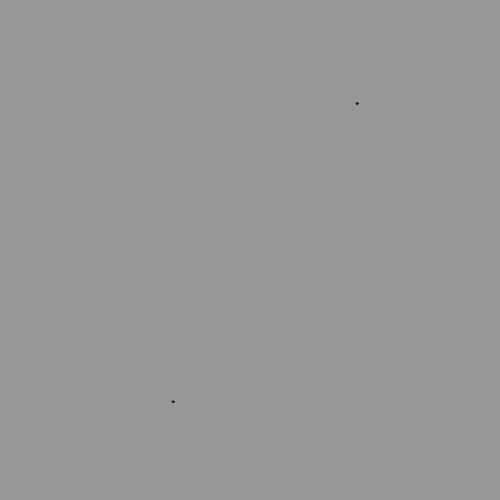
Frame 1 (no input)
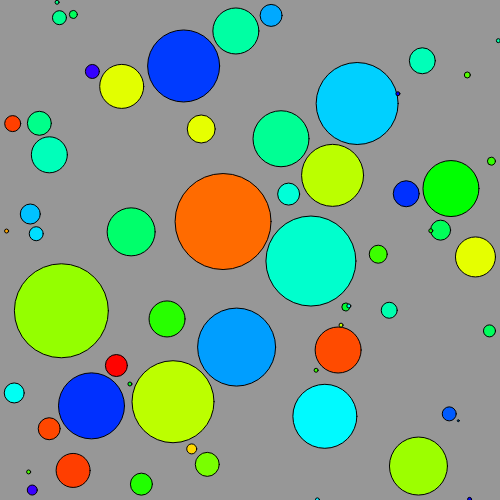
Frame 60 (no input)
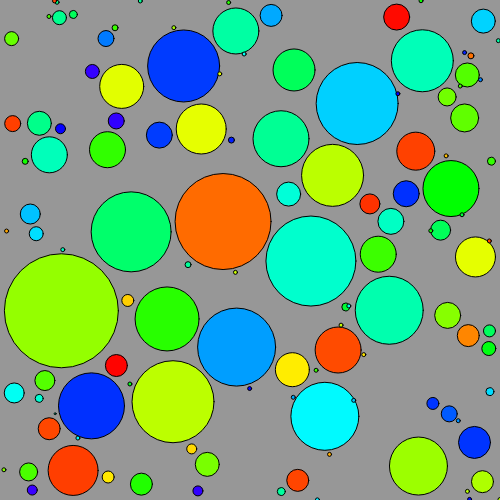
Frame 120 (the mouse pressed at the canvas centre since frame 60)

The p5.js sketch that drew these frames (run headless with seeded random() and noise() and a simulated clock; from frame 60 on, the mouse is pressed at the canvas centre):

// p5.js sketch
// ── sketch.js
// Mikian Musser
// https://p5js.org/reference/

var circles = [];
function setup(){
  createCanvas(500,500);
  var x = random(width);
  var y = random(height);
  var r = 1;
  circles.push(new Circle(x,y,r));
}

function draw(){
  colorMode(RGB)
  background(151);
  var valid = false;
  while(!valid){
    var x = random(width);
    var y = random(height);
    valid = isValid(x,y)
  }
  var r = 1;
  circles.push(new Circle(x,y,r));
  for(var i = 0; i < circles.length; i++){
    circles[i].show();
    circles[i].grow();
    circles[i].setGrowRate();
  }
}

function isValid(x,y){
  var valid = false;
  for (var i = 0; i < circles.length; i++) {
    var c = circles[i];
    var d = dist(x,y,c.x,c.y);
    if(d < c.r){
      valid = false
      break;
    } else {
      valid = true;
    }
  }
  return valid;
}

// ── circle.js
function Circle(x_, y_, r_) {
  this.x = x_;
  this.y = y_;
  this.r = r_;
  this.color = random(255);
  this.growRate = 1;
  this.buffer = 5;

  this.show = function() {
    colorMode(HSB)
    fill(this.color, 255, 255)
    ellipse(this.x,this.y,this.r*2,this.r*2)
  }

  this.grow = function() {
    this.r += this.growRate;
  }

  this.setGrowRate = function() {
    if(this.x + this.r + this.buffer > width){
      this.growRate = 0;
    }
    if(this.x - this.r - this.buffer < 0){
      this.growRate = 0;
    }
    if(this.y + this.r + this.buffer > height){
      this.growRate = 0;
    }
    if(this.y - this.r - this.buffer < 0){
      this.growRate = 0;
    }
    for (var i = 0; i < circles.length; i++) {
      var c = circles[i]
      var d = dist(this.x, this.y, c.x, c.y)
      if(d < this.r + c.r + this.buffer  && d != 0){
        this.growRate = 0;
      }
    }
  }
}
